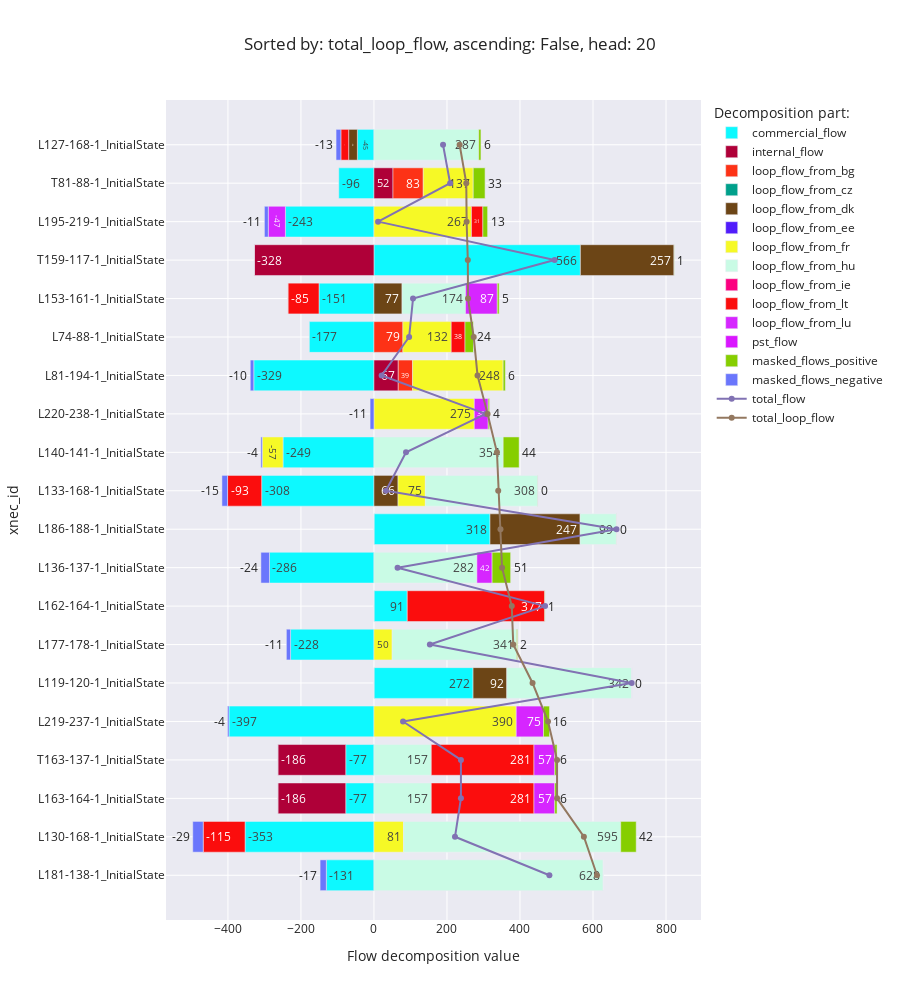

Write notebook code for a chart like this one.
### Code cell
flow_decomposition_bar_chart('total_loop_flow')

### Figure 1 — Plotly figure (JSON) as saved in the notebook; plotly's stock layout.template omitted (floating-point values rounded to 4 significant figures)
{"data": [{"alignmentgroup": "True", "hovertemplate": "Decomposition part:=commercial_flow<br>Flow decomposition value=%{x}<br>xnec_id=%{y}<extra></extra>", "legendgroup": "commercial_flow", "marker": {"color": "#0DF9FF", "pattern": {"shape": ""}}, "name": "commercial_flow", "offsetgroup": "commercial_flow", "orientation": "h", "showlegend": true, "textposition": "auto", "texttemplate": "%{x:.0f}", "type": "bar", "x": [-130.5, -353.1, -77.31, -77.31, -397.2, 271.5, -228.5, 91.25, -286.2, 317.9, -307.6, -249.1, null, -329.2, -177.0, -150.6, 565.5, -242.6, -96.4, -45.46], "xaxis": "x", "y": ["L181-138-1_InitialState", "L130-168-1_InitialState", "L163-164-1_InitialState", "T163-137-1_InitialState", "L219-237-1_InitialState", "L119-120-1_InitialState", "L177-178-1_InitialState", "L162-164-1_InitialState", "L136-137-1_InitialState", "L186-188-1_InitialState", "L133-168-1_InitialState", "L140-141-1_InitialState", "L220-238-1_InitialState", "L81-194-1_InitialState", "L74-88-1_InitialState", "L153-161-1_InitialState", "T159-117-1_InitialState", "L195-219-1_InitialState", "T81-88-1_InitialState", "L127-168-1_InitialState"], "yaxis": "y"}, {"alignmentgroup": "True", "hovertemplate": "Decomposition part:=internal_flow<br>Flow decomposition value=%{x}<br>xnec_id=%{y}<extra></extra>", "legendgroup": "internal_flow", "marker": {"color": "#AF0038", "pattern": {"shape": ""}}, "name": "internal_flow", "offsetgroup": "internal_flow", "orientation": "h", "showlegend": true, "textposition": "auto", "texttemplate": "%{x:.0f}", "type": "bar", "x": [null, null, -186.0, -186.0, null, null, null, null, null, null, null, null, null, 66.56, null, null, -327.7, null, 52.16, null], "xaxis": "x", "y": ["L181-138-1_InitialState", "L130-168-1_InitialState", "L163-164-1_InitialState", "T163-137-1_InitialState", "L219-237-1_InitialState", "L119-120-1_InitialState", "L177-178-1_InitialState", "L162-164-1_InitialState", "L136-137-1_InitialState", "L186-188-1_InitialState", "L133-168-1_InitialState", "L140-141-1_InitialState", "L220-238-1_InitialState", "L81-194-1_InitialState", "L74-88-1_InitialState", "L153-161-1_InitialState", "T159-117-1_InitialState", "L195-219-1_InitialState", "T81-88-1_InitialState", "L127-168-1_InitialState"], "yaxis": "y"}, {"alignmentgroup": "True", "hovertemplate": "Decomposition part:=loop_flow_from_bg<br>Flow decomposition value=%{x}<br>xnec_id=%{y}<extra></extra>", "legendgroup": "loop_flow_from_bg", "marker": {"color": "#FD3216", "pattern": {"shape": ""}}, "name": "loop_flow_from_bg", "offsetgroup": "loop_flow_from_bg", "orientation": "h", "showlegend": true, "textposition": "auto", "texttemplate": "%{x:.0f}", "type": "bar", "x": [null, null, null, null, null, null, null, null, null, null, null, null, null, 39.25, 79.31, null, null, null, 82.86, null], "xaxis": "x", "y": ["L181-138-1_InitialState", "L130-168-1_InitialState", "L163-164-1_InitialState", "T163-137-1_InitialState", "L219-237-1_InitialState", "L119-120-1_InitialState", "L177-178-1_InitialState", "L162-164-1_InitialState", "L136-137-1_InitialState", "L186-188-1_InitialState", "L133-168-1_InitialState", "L140-141-1_InitialState", "L220-238-1_InitialState", "L81-194-1_InitialState", "L74-88-1_InitialState", "L153-161-1_InitialState", "T159-117-1_InitialState", "L195-219-1_InitialState", "T81-88-1_InitialState", "L127-168-1_InitialState"], "yaxis": "y"}, {"alignmentgroup": "True", "hovertemplate": "Decomposition part:=loop_flow_from_cz<br>Flow decomposition value=%{x}<br>xnec_id=%{y}<extra></extra>", "legendgroup": "loop_flow_from_cz", "marker": {"color": "#00A08B", "pattern": {"shape": ""}}, "name": "loop_flow_from_cz", "offsetgroup": "loop_flow_from_cz", "orientation": "h", "showlegend": true, "textposition": "auto", "texttemplate": "%{x:.0f}", "type": "bar", "x": [null, null, null, null, null, null, null, null, null, null, null, null, null, null, null, null, null, null, null, null], "xaxis": "x", "y": ["L181-138-1_InitialState", "L130-168-1_InitialState", "L163-164-1_InitialState", "T163-137-1_InitialState", "L219-237-1_InitialState", "L119-120-1_InitialState", "L177-178-1_InitialState", "L162-164-1_InitialState", "L136-137-1_InitialState", "L186-188-1_InitialState", "L133-168-1_InitialState", "L140-141-1_InitialState", "L220-238-1_InitialState", "L81-194-1_InitialState", "L74-88-1_InitialState", "L153-161-1_InitialState", "T159-117-1_InitialState", "L195-219-1_InitialState", "T81-88-1_InitialState", "L127-168-1_InitialState"], "yaxis": "y"}, {"alignmentgroup": "True", "hovertemplate": "Decomposition part:=loop_flow_from_dk<br>Flow decomposition value=%{x}<br>xnec_id=%{y}<extra></extra>", "legendgroup": "loop_flow_from_dk", "marker": {"color": "#6C4516", "pattern": {"shape": ""}}, "name": "loop_flow_from_dk", "offsetgroup": "loop_flow_from_dk", "orientation": "h", "showlegend": true, "textposition": "auto", "texttemplate": "%{x:.0f}", "type": "bar", "x": [null, null, null, null, null, 92.42, null, null, null, 247.0, 65.97, null, null, null, null, 76.98, 256.5, null, null, -23.88], "xaxis": "x", "y": ["L181-138-1_InitialState", "L130-168-1_InitialState", "L163-164-1_InitialState", "T163-137-1_InitialState", "L219-237-1_InitialState", "L119-120-1_InitialState", "L177-178-1_InitialState", "L162-164-1_InitialState", "L136-137-1_InitialState", "L186-188-1_InitialState", "L133-168-1_InitialState", "L140-141-1_InitialState", "L220-238-1_InitialState", "L81-194-1_InitialState", "L74-88-1_InitialState", "L153-161-1_InitialState", "T159-117-1_InitialState", "L195-219-1_InitialState", "T81-88-1_InitialState", "L127-168-1_InitialState"], "yaxis": "y"}, {"alignmentgroup": "True", "hovertemplate": "Decomposition part:=loop_flow_from_ee<br>Flow decomposition value=%{x}<br>xnec_id=%{y}<extra></extra>", "legendgroup": "loop_flow_from_ee", "marker": {"color": "#511CFB", "pattern": {"shape": ""}}, "name": "loop_flow_from_ee", "offsetgroup": "loop_flow_from_ee", "orientation": "h", "showlegend": true, "textposition": "auto", "texttemplate": "%{x:.0f}", "type": "bar", "x": [null, null, null, null, null, null, null, null, null, null, null, null, null, null, null, null, null, null, null, null], "xaxis": "x", "y": ["L181-138-1_InitialState", "L130-168-1_InitialState", "L163-164-1_InitialState", "T163-137-1_InitialState", "L219-237-1_InitialState", "L119-120-1_InitialState", "L177-178-1_InitialState", "L162-164-1_InitialState", "L136-137-1_InitialState", "L186-188-1_InitialState", "L133-168-1_InitialState", "L140-141-1_InitialState", "L220-238-1_InitialState", "L81-194-1_InitialState", "L74-88-1_InitialState", "L153-161-1_InitialState", "T159-117-1_InitialState", "L195-219-1_InitialState", "T81-88-1_InitialState", "L127-168-1_InitialState"], "yaxis": "y"}, {"alignmentgroup": "True", "hovertemplate": "Decomposition part:=loop_flow_from_fr<br>Flow decomposition value=%{x}<br>xnec_id=%{y}<extra></extra>", "legendgroup": "loop_flow_from_fr", "marker": {"color": "#F6F926", "pattern": {"shape": ""}}, "name": "loop_flow_from_fr", "offsetgroup": "loop_flow_from_fr", "orientation": "h", "showlegend": true, "textposition": "auto", "texttemplate": "%{x:.0f}", "type": "bar", "x": [null, 80.94, null, null, 389.7, null, 49.92, null, null, null, 74.81, -56.9, 274.8, 248.1, 132.3, null, null, 267.1, 136.9, null], "xaxis": "x", "y": ["L181-138-1_InitialState", "L130-168-1_InitialState", "L163-164-1_InitialState", "T163-137-1_InitialState", "L219-237-1_InitialState", "L119-120-1_InitialState", "L177-178-1_InitialState", "L162-164-1_InitialState", "L136-137-1_InitialState", "L186-188-1_InitialState", "L133-168-1_InitialState", "L140-141-1_InitialState", "L220-238-1_InitialState", "L81-194-1_InitialState", "L74-88-1_InitialState", "L153-161-1_InitialState", "T159-117-1_InitialState", "L195-219-1_InitialState", "T81-88-1_InitialState", "L127-168-1_InitialState"], "yaxis": "y"}, {"alignmentgroup": "True", "hovertemplate": "Decomposition part:=loop_flow_from_hu<br>Flow decomposition value=%{x}<br>xnec_id=%{y}<extra></extra>", "legendgroup": "loop_flow_from_hu", "marker": {"color": "#C9FBE5", "pattern": {"shape": ""}}, "name": "loop_flow_from_hu", "offsetgroup": "loop_flow_from_hu", "orientation": "h", "showlegend": true, "textposition": "auto", "texttemplate": "%{x:.0f}", "type": "bar", "x": [628.2, 595.0, 157.0, 157.0, null, 342.0, 340.9, null, 282.0, 99.26, 308.1, 354.0, null, null, null, 174.0, null, null, null, 286.9], "xaxis": "x", "y": ["L181-138-1_InitialState", "L130-168-1_InitialState", "L163-164-1_InitialState", "T163-137-1_InitialState", "L219-237-1_InitialState", "L119-120-1_InitialState", "L177-178-1_InitialState", "L162-164-1_InitialState", "L136-137-1_InitialState", "L186-188-1_InitialState", "L133-168-1_InitialState", "L140-141-1_InitialState", "L220-238-1_InitialState", "L81-194-1_InitialState", "L74-88-1_InitialState", "L153-161-1_InitialState", "T159-117-1_InitialState", "L195-219-1_InitialState", "T81-88-1_InitialState", "L127-168-1_InitialState"], "yaxis": "y"}, {"alignmentgroup": "True", "hovertemplate": "Decomposition part:=loop_flow_from_ie<br>Flow decomposition value=%{x}<br>xnec_id=%{y}<extra></extra>", "legendgroup": "loop_flow_from_ie", "marker": {"color": "#FC0080", "pattern": {"shape": ""}}, "name": "loop_flow_from_ie", "offsetgroup": "loop_flow_from_ie", "orientation": "h", "showlegend": true, "textposition": "auto", "texttemplate": "%{x:.0f}", "type": "bar", "x": [null, null, null, null, null, null, null, null, null, null, null, null, null, null, null, null, null, null, null, null], "xaxis": "x", "y": ["L181-138-1_InitialState", "L130-168-1_InitialState", "L163-164-1_InitialState", "T163-137-1_InitialState", "L219-237-1_InitialState", "L119-120-1_InitialState", "L177-178-1_InitialState", "L162-164-1_InitialState", "L136-137-1_InitialState", "L186-188-1_InitialState", "L133-168-1_InitialState", "L140-141-1_InitialState", "L220-238-1_InitialState", "L81-194-1_InitialState", "L74-88-1_InitialState", "L153-161-1_InitialState", "T159-117-1_InitialState", "L195-219-1_InitialState", "T81-88-1_InitialState", "L127-168-1_InitialState"], "yaxis": "y"}, {"alignmentgroup": "True", "hovertemplate": "Decomposition part:=loop_flow_from_lt<br>Flow decomposition value=%{x}<br>xnec_id=%{y}<extra></extra>", "legendgroup": "loop_flow_from_lt", "marker": {"color": "#FB0D0D", "pattern": {"shape": ""}}, "name": "loop_flow_from_lt", "offsetgroup": "loop_flow_from_lt", "orientation": "h", "showlegend": true, "textposition": "auto", "texttemplate": "%{x:.0f}", "type": "bar", "x": [null, -114.6, 281.3, 281.3, null, null, null, 376.7, null, null, -93.38, null, null, null, 37.76, -85.24, null, 31.27, null, -21.26], "xaxis": "x", "y": ["L181-138-1_InitialState", "L130-168-1_InitialState", "L163-164-1_InitialState", "T163-137-1_InitialState", "L219-237-1_InitialState", "L119-120-1_InitialState", "L177-178-1_InitialState", "L162-164-1_InitialState", "L136-137-1_InitialState", "L186-188-1_InitialState", "L133-168-1_InitialState", "L140-141-1_InitialState", "L220-238-1_InitialState", "L81-194-1_InitialState", "L74-88-1_InitialState", "L153-161-1_InitialState", "T159-117-1_InitialState", "L195-219-1_InitialState", "T81-88-1_InitialState", "L127-168-1_InitialState"], "yaxis": "y"}, {"alignmentgroup": "True", "hovertemplate": "Decomposition part:=loop_flow_from_lu<br>Flow decomposition value=%{x}<br>xnec_id=%{y}<extra></extra>", "legendgroup": "loop_flow_from_lu", "marker": {"color": "#D626FF", "pattern": {"shape": ""}}, "name": "loop_flow_from_lu", "offsetgroup": "loop_flow_from_lu", "orientation": "h", "showlegend": true, "textposition": "auto", "texttemplate": "%{x:.0f}", "type": "bar", "x": [null, null, 56.89, 56.89, 74.73, null, null, null, 41.65, null, null, null, 38.13, null, null, 86.86, null, -46.93, null, null], "xaxis": "x", "y": ["L181-138-1_InitialState", "L130-168-1_InitialState", "L163-164-1_InitialState", "T163-137-1_InitialState", "L219-237-1_InitialState", "L119-120-1_InitialState", "L177-178-1_InitialState", "L162-164-1_InitialState", "L136-137-1_InitialState", "L186-188-1_InitialState", "L133-168-1_InitialState", "L140-141-1_InitialState", "L220-238-1_InitialState", "L81-194-1_InitialState", "L74-88-1_InitialState", "L153-161-1_InitialState", "T159-117-1_InitialState", "L195-219-1_InitialState", "T81-88-1_InitialState", "L127-168-1_InitialState"], "yaxis": "y"}, {"alignmentgroup": "True", "hovertemplate": "Decomposition part:=pst_flow<br>Flow decomposition value=%{x}<br>xnec_id=%{y}<extra></extra>", "legendgroup": "pst_flow", "marker": {"color": "#DA16FF", "pattern": {"shape": ""}}, "name": "pst_flow", "offsetgroup": "pst_flow", "orientation": "h", "showlegend": true, "textposition": "auto", "texttemplate": "%{x:.0f}", "type": "bar", "x": [null, null, null, null, null, null, null, null, null, null, null, null, null, null, null, null, null, null, null, null], "xaxis": "x", "y": ["L181-138-1_InitialState", "L130-168-1_InitialState", "L163-164-1_InitialState", "T163-137-1_InitialState", "L219-237-1_InitialState", "L119-120-1_InitialState", "L177-178-1_InitialState", "L162-164-1_InitialState", "L136-137-1_InitialState", "L186-188-1_InitialState", "L133-168-1_InitialState", "L140-141-1_InitialState", "L220-238-1_InitialState", "L81-194-1_InitialState", "L74-88-1_InitialState", "L153-161-1_InitialState", "T159-117-1_InitialState", "L195-219-1_InitialState", "T81-88-1_InitialState", "L127-168-1_InitialState"], "yaxis": "y"}, {"alignmentgroup": "True", "hovertemplate": "Decomposition part:=masked_flows_positive<br>Flow decomposition value=%{x}<br>xnec_id=%{y}<extra></extra>", "legendgroup": "masked_flows_positive", "marker": {"color": "#86CE00", "pattern": {"shape": ""}}, "name": "masked_flows_positive", "offsetgroup": "masked_flows_positive", "orientation": "h", "showlegend": true, "textposition": "auto", "texttemplate": "%{x:.0f}", "type": "bar", "x": [1.044e-14, 42.43, 6.331, 6.331, 16.46, 0.007599, 2.23, 0.7619, 50.76, 0.3372, 0.3198, 43.69, 3.716, 6.049, 23.92, 4.975, 0.562, 13.03, 33.14, 6.16], "xaxis": "x", "y": ["L181-138-1_InitialState", "L130-168-1_InitialState", "L163-164-1_InitialState", "T163-137-1_InitialState", "L219-237-1_InitialState", "L119-120-1_InitialState", "L177-178-1_InitialState", "L162-164-1_InitialState", "L136-137-1_InitialState", "L186-188-1_InitialState", "L133-168-1_InitialState", "L140-141-1_InitialState", "L220-238-1_InitialState", "L81-194-1_InitialState", "L74-88-1_InitialState", "L153-161-1_InitialState", "T159-117-1_InitialState", "L195-219-1_InitialState", "T81-88-1_InitialState", "L127-168-1_InitialState"], "yaxis": "y"}, {"alignmentgroup": "True", "hovertemplate": "Decomposition part:=masked_flows_negative<br>Flow decomposition value=%{x}<br>xnec_id=%{y}<extra></extra>", "legendgroup": "masked_flows_negative", "marker": {"color": "#6A76FC", "pattern": {"shape": ""}}, "name": "masked_flows_negative", "offsetgroup": "masked_flows_negative", "orientation": "h", "showlegend": true, "textposition": "auto", "texttemplate": "%{x:.0f}", "type": "bar", "x": [-17.1, -28.66, -0.0006479, -0.0006479, -4.062, -9.661e-14, -11.45, -5.358e-13, -23.51, -1.597e-13, -15.45, -3.859, -10.64, -9.637, 0, -0.0005788, -1.304e-13, -10.57, 0, -13.22], "xaxis": "x", "y": ["L181-138-1_InitialState", "L130-168-1_InitialState", "L163-164-1_InitialState", "T163-137-1_InitialState", "L219-237-1_InitialState", "L119-120-1_InitialState", "L177-178-1_InitialState", "L162-164-1_InitialState", "L136-137-1_InitialState", "L186-188-1_InitialState", "L133-168-1_InitialState", "L140-141-1_InitialState", "L220-238-1_InitialState", "L81-194-1_InitialState", "L74-88-1_InitialState", "L153-161-1_InitialState", "T159-117-1_InitialState", "L195-219-1_InitialState", "T81-88-1_InitialState", "L127-168-1_InitialState"], "yaxis": "y"}, {"mode": "lines+markers", "name": "total_flow", "type": "scatter", "x": [480.6, 222.0, 238.2, 238.2, 79.68, 706.0, 153.1, 468.7, 64.66, 664.4, 32.75, 87.81, 306.0, 21.08, 96.31, 107.0, 494.9, 11.26, 208.6, 189.2], "y": ["L181-138-1_InitialState", "L130-168-1_InitialState", "L163-164-1_InitialState", "T163-137-1_InitialState", "L219-237-1_InitialState", "L119-120-1_InitialState", "L177-178-1_InitialState", "L162-164-1_InitialState", "L136-137-1_InitialState", "L186-188-1_InitialState", "L133-168-1_InitialState", "L140-141-1_InitialState", "L220-238-1_InitialState", "L81-194-1_InitialState", "L74-88-1_InitialState", "L153-161-1_InitialState", "T159-117-1_InitialState", "L195-219-1_InitialState", "T81-88-1_InitialState", "L127-168-1_InitialState"]}, {"mode": "lines+markers", "name": "total_loop_flow", "type": "scatter", "x": [611.1, 575.1, 501.6, 501.6, 476.8, 434.5, 381.6, 377.5, 350.9, 346.6, 340.4, 336.9, 311.3, 283.7, 273.3, 257.6, 257.1, 253.9, 252.9, 234.7], "y": ["L181-138-1_InitialState", "L130-168-1_InitialState", "L163-164-1_InitialState", "T163-137-1_InitialState", "L219-237-1_InitialState", "L119-120-1_InitialState", "L177-178-1_InitialState", "L162-164-1_InitialState", "L136-137-1_InitialState", "L186-188-1_InitialState", "L133-168-1_InitialState", "L140-141-1_InitialState", "L220-238-1_InitialState", "L81-194-1_InitialState", "L74-88-1_InitialState", "L153-161-1_InitialState", "T159-117-1_InitialState", "L195-219-1_InitialState", "T81-88-1_InitialState", "L127-168-1_InitialState"]}], "layout": {"barmode": "relative", "height": 1000, "legend": {"title": {"text": "Decomposition part:"}, "tracegroupgap": 0}, "title": {"text": "Sorted by: total_loop_flow, ascending: False, head: 20"}, "xaxis": {"anchor": "y", "domain": [0, 1], "title": {"text": "Flow decomposition value"}}, "yaxis": {"anchor": "x", "domain": [0, 1], "title": {"text": "xnec_id"}}}}
